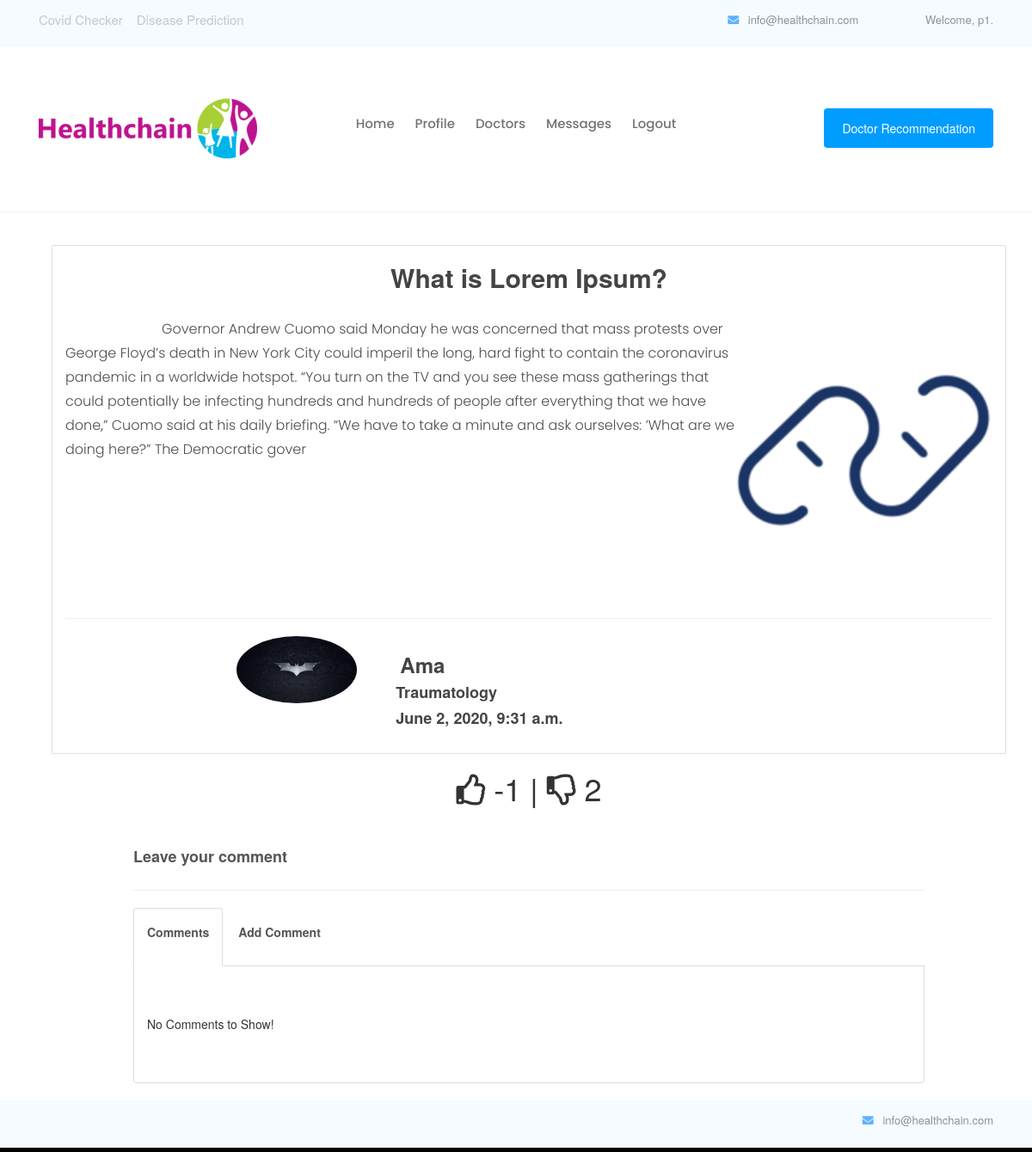
/home/postdetail/7/preference/7 (signed in), run on the app's committed database.
### pages/models.py (models this page shows, shortened)
class MyUser(AbstractBaseUser):
	username= models.CharField(max_length=30,unique=True)
	date_joined	= models.DateTimeField(verbose_name='date joined', auto_now_add=True)
	last_login= models.DateTimeField(verbose_name='last login', auto_now=True)
	is_admin= models.BooleanField(default=False)
	is_active= models.BooleanField(default=True)
	is_staff= models.BooleanField(default=False)
	is_superuser= models.BooleanField(default=False)
	user_type= models.PositiveSmallIntegerField(choices=USER_TYPE_CHOICES, default=4)
	USERNAME_FIELD = 'username'
	objects = MyAccountManager()

class Post(models.Model):
    title = models.CharField(max_length=100,blank=True)
    content = models.TextField(blank=True)
    image=models.ImageField(upload_to='posts/',blank=True,null=True)
    author = models.ForeignKey(Doctor,on_delete=models.CASCADE)
    created_date = models.DateTimeField(auto_now_add=True)
    likes = models.IntegerField(default=0)
    dislikes = models.IntegerField(default=0)

class Doctor(models.Model):
	id=models.BigAutoField(primary_key=True)
	username= models.OneToOneField(MyUser,on_delete=models.CASCADE)
	regid = models.CharField(max_length=60,unique=True)
	dname=models.CharField(max_length=50)
	dob = models.DateField(null=True, blank=True)
	gender=models.IntegerField(choices=GENDER_CHOICES,blank=True)
	spec=models.CharField(max_length=50,blank=True)
	hos=models.CharField(max_length=150,blank=True)
	imagefile=models.ImageField(upload_to='doctor/',default="default.jpg",blank=True,null=True)
	location = PlacesField()
	follower = GenericRelation(Follow,related_query_name='doctor')
	state=models.CharField(max_length=20,blank=True)
	email = models.EmailField(max_length=254,blank=True)
	contact = models.CharField(max_length=14,blank=True)
	aadhaar = models.CharField(max_length=12,blank=True)
	def __str__(self):
		return self.dname

### pages/views.py (the view, shortened to what this page needs)
# urls.py: path('postdetail/<int:pk>/preference/<int:value>',views.postpreference, name='postpreference'),
@login_required(login_url='login')
def postpreference(request, **kwargs):
    post = get_object_or_404(Post, id=kwargs['pk'])
    pre = Preference.objects.filter(
        user=request.user).filter(post=kwargs['pk'])
    if pre:
        pref = get_object_or_404(Preference, user=request.user, post=post)
        if kwargs['value'] == 1:
            post.likes = post.likes + 1
            post.dislikes = post.dislikes - 1
        else:
            post.dislikes = post.dislikes + 1
            post.likes = post.likes - 1
        pref.value = kwargs['value']
        pref.save()
    pref = get_object_or_404(Preference, user=request.user, post=post)
    post.save()
    ct = Comments.objects.filter(post=post).order_by('-date')
    author = get_object_or_404(Doctor,dname=post.author)
    return render(request, 'pages/postdetail.html', {'post': post, 'preference': pref, 'comments':ct,'author':author,})

### pages/templates/pages/postdetail.html (shortened to what this page needs)
{% extends 'pages/base.html' %}
{% block script %}
<link href="//maxcdn.bootstrapcdn.com/bootstrap/3.3.0/css/bootstrap.min.css"
    rel="stylesheet" id="bootstrap-css">
<link rel="stylesheet" href="https://use.fontawesome.com/releases/v5.7.2/css/all.css">
{% endblock %}
{% block content %}
    <div class="container">
        <div class="card container-fluid">
    <h2 style="font-weight: bolder;text-align: center;">{{post.title}}</h2>
    <br>
                <p>
                <img src="{{post.image.url}}" style=" width:300px;height: 300px; float: right;" >
                &emsp;&emsp;&emsp;&emsp;&emsp;&emsp;&emsp;{{post.content}}
                </p>
                <br>
                <hr>
                <div class="row">
                    <div class="col md-4">
                    <img class="media-object img-circle"
                        src="{{author.imagefile.url}}"
                        alt="profile" style="float: right;width: 140px;">
                    </div>
                    <div class="col md-4">
                       <h3 style="font-weight: bolder;"> &nbsp;&nbsp; {{author.dname}}</h3>
                       <h4 style="font-weight: bold;"> &nbsp;&nbsp; {{author.spec}}</h4>
                       <h4 style="font-weight: bold;">  &nbsp;&nbsp; {{post.created_date}}</h4>
                    </div>
                    <div class="col md-4">
                    </div>
                </div>
<br>
    </div>
<center>
    {% if preference.value == 1 %}
   <h1> <i class="fas fa-thumbs-up"></i>  {{post.likes}} | <a href="#"
        onClick="document.getElementById('dislikebutton').submit()"><i class="far fa-thumbs-down"></i></a> {{post.dislikes}}</h1>
    {% elif preference.value == 0 %}
    <h1> <a href="#" onClick="document.getElementById('likebutton').submit()"><i class="far fa-thumbs-up"></i></a> {{post.likes}} | <i class="fas fa-thumbs-down"></i>
    {{post.dislikes}}</h1>
    {% else %}
    <h1> <a href="#" onClick="document.getElementById('likebutton').submit()"><i class="far fa-thumbs-up"></i></a> {{post.likes}} | <a href="#"
        onClick="document.getElementById('dislikebutton').submit()"><i class="far fa-thumbs-down"></i></a> {{post.dislikes}}</h1>
    {% endif %}
</center>
        <div class="row">
            <div class="col-sm-10 col-sm-offset-1" id="logout">
                <div class="page-header">
                    <h4 class="reviews">Leave your comment</h4>
                </div>
                <div class="comment-tabs">
                    <ul class="nav nav-tabs" role="tablist">
                        <li class="active"><a href="#comments-logout" role="tab"
                                data-toggle="tab"><h5 class="reviews
                                    text-capitalize">Comments</h5></a></li>
                        <li><a href="#add-comment" role="tab" data-toggle="tab"><h5
                                    class="reviews text-capitalize">Add comment</h5></a></li>
                    </ul>
                    <div class="tab-content">
                        <div class="tab-pane active" id="comments-logout">
                            <ul class="media-list">
                                {% if not comments %}
                                <h5>No Comments to Show!</h5>
                                {% endif %}
                            </ul>
                        </div>
                    </div>
                </div>
            </div>
        </div>
    </div>
{% endblock %}

### pages/templates/pages/base.html (shortened to what this page needs)
{% load static %}
<!doctype html>
<html lang="en">
  <head>
<link rel="stylesheet" href="{% static 'css/rotating-card.css' %}">
    <link rel="stylesheet" href="{% static 'css/style.css' %}">
    <link rel="stylesheet" href="{% static 'css/bootstrap.min.css' %}">
    <link rel="stylesheet"
      href="https://cdnjs.cloudflare.com/ajax/libs/font-awesome/4.7.0/css/font-awesome.min.css">
    <link rel="stylesheet" href="{% static 'css/themify-icons.css' %}">
    <link rel="stylesheet" href="{% static 'css/mystyle.css' %}">
    {% block script %} {% endblock %}
  </head>
  <div id="container">
    <body>
      <header>
        <div class="header-area">
          <div class="header-top_area">
            <div class="container">
              <div class="row">
                <div class="col-xl-6 col-md-6">
                  <div class="social_media_links">
                      <a  href="{% url 'covid' %}">Covid Checker</a>
                      <a  href="{% url 'diseaseprediction' %}">Disease Prediction</a>
                  </div>
                </div>
                <div class="col-xl-6 col-md-6">
                  <div class="short_contact_list">
                    <ul>
                      <li><a href="#"> <i class="fa fa-envelope"></i>
                          info@healthchain.com</a></li>
                      {% if user.is_authenticated %}
                      <li><a href="#"> <i class="fa fa-user-circle-o"></i>
                          Welcome, {{ user.username }}. </a></li>
                      {%endif%}
                    </ul>
                  </div>
                </div>
              </div>
            </div>
          </div>
          <div id="sticky-header" class="main-header-area">
            <div class="container">
              <div class="row align-items-center">
                <div class="col-xl-3 col-lg-2">
                  <div class="logo">
                    <a href="#">
                      <img src="/media/img/healthlogo.png">
                    </a>
                  </div>
                </div>
                <div class="col-xl-6 col-lg-7">
                  <div class="main-menu d-none d-lg-block">
                    <nav>
                      <ul id="navigation">
                        <li><a class="active" href="{% url 'home' %}">Home</a></li>
                        {% if user.user_type == 3 %}
                        <li><a href="{% url 'addd' %}">Doctor Registration</a></li>
                        <li><a href="{% url 'hospitalprofile' %}">Profile</a></li>
                        {% elif user.user_type == 1 %}
                        <li><a href="{% url 'patientprofile' %}">Profile</a></li>
                        <li><a href="{% url 'doctorlist' %}">Doctors</a></li>
                        <li><a href="{% url 'viewmessage' %}">Messages</a></li>
                        {% endif %}
                        {% if user.is_authenticated %}
                        <li> <a href="{% url 'logout' %}"> Logout</a></li>
                        {% else %}
                        <li> <a href="{% url 'login' %}"> Login</a></li>
                        {% endif %}
                      </ul>
                    </nav>
                  </div>
                </div>
                <div class="col-xl-3 col-lg-3 d-none d-lg-block">
                  <div class="Appointment">
                    <div class="book_btn d-none d-lg-block">
                      {% if user.user_type == 3 %}
                      {% elif user.user_type == 2 %}
                      <a class="popup-with-form" href="{% url 'treatpatient' %}">Treat Patient</a>
                      {% elif user.user_type == 5 %}
                      <a class="popup-with-form" href="{% url 'laboratory' %}">New Patient</a>
                      {% elif user.user_type == 1 %}
                      <a class="popup-with-form" href="{% url 'doctorrecommend' %}">Doctor Recommendation</a>
                      {% endif %}
                    </div>
                  </div>
                </div>
              </div>
            </div>
            <hr>
          </div>
        </div>
      </header>
      <div class="container">
        {% block content %}
        {% endblock %}
      </div>
      <br><br><br><br>
      <footer id="footer">
        <div class="header-area">
          <div class="header-top_area">
            <div class="container">
              <div class="row">
                <div class="col-xl-6 col-md-6">
                </div>
                <div class="col-xl-6 col-md-6">
                  <div class="short_contact_list">
                    <ul>
                      <li><a href="#"> <i class="fa fa-envelope"></i>
                          info@healthchain.com</a></li>
                    </ul>
                  </div>
                </div>
              </div>
            </div>
          </div>
        </div>
      </footer>
    </body>
  </div>
</html>

### pages/static/css/rotating-card.css (style rules this page uses)
body { margin-top: 60px; font-size: 14px; font-family: "Helvetica Nueue",Arial,Verdana,sans-serif; background-color: #E5E9ED; }
.card { -webkit-transition: -webkit-transform .5s; -moz-transition: -moz-transform .5s; -o-transition: -o-transform .5s; transition: transform .5s; -webkit-transform-style: preserve-3d; -moz-transform-style: preserve-3d; -o-transform-style: preserve-3d; transform-style: preserve-3d; position: relative; }
.card { background: none repeat scroll 0 0 #FFFFFF; border-radius: 4px; color: #444444; }

### pages/static/css/mystyle.css (style rules this page uses)
#footer { margin:0 auto; width:834px; height:auto; overflow:hidden; position: fixed; bottom: 0px; }
html, body { margin:0; padding:0; height:100%; }
#container { min-height:100%; position:relative; }
#footer { position:absolute; bottom:0; width:100%; height:60px; background:black; }

### pages/templates/pages/postdetail.html (style rules this page uses)
.page-header { position: relative; }
.reviews { color: #555; font-weight: bold; margin: 10px auto 20px; }
.tab-content { padding: 50px 15px; border: 1px solid #ddd; border-top: 0; border-bottom-right-radius: 4px; border-bottom-left-radius: 4px; }

### data on the page
MyUser: username "p1"
Post: title "What is Lorem Ipsum?", image (placeholder picture), content "Governor Andrew Cuomo said Monday he was concerned that mass protests over George Floyd’s death in New York City could imperil the long, hard fight to contain the coronavirus pandemic in a worldwide hotspot. “You turn on the TV and you see these mass gatherings that could potentially be infecting hundreds and hundreds of people after everything that we have done,” Cuomo said at his daily briefing. “We have to take a minute and ask ourselves: ’What are we doing here?” The Democratic gover", created_date "June 2, 2020, 9:31 a.m.", likes "-1", dislikes "2"
Doctor: imagefile (picture), dname "Ama", spec "Traumatology"
